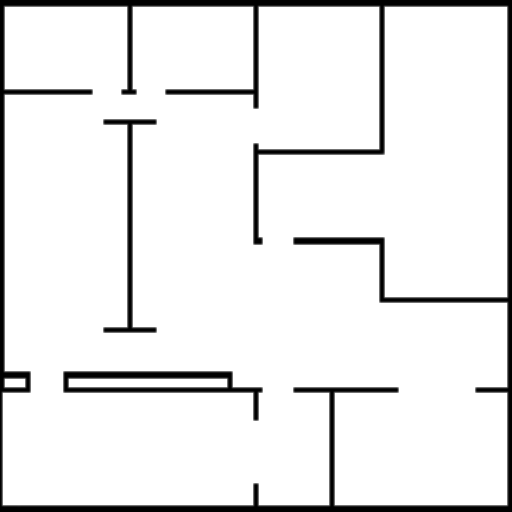
#> input picture images/tp2mapa.png, 512 x 512 px; its folder holds only this picture in this run
$ jupyter execute --allow-errors execucao_coppelia.ipynb
#> lines starting #> are read from the running program, lines starting #| are printed output that depends on the picture; after the words box and inside, x2 and y2 are one past the last pixel; in counts of white or black regions, pixels touching at a corner belong together
### src/Agente1.py
from __future__ import annotations

import math
import heapq
import os
from dataclasses import dataclass
from numbers import Real
from typing import Iterable, TypeAlias

import numpy as np


Cell: TypeAlias = tuple[int, int]
WorldPoint: TypeAlias = tuple[float, float]


class PlanejadorGlobal:
    """Constroi e mantem o grid de ocupacao estatico do ambiente.

    Args:
        img: Imagem ``H x W`` monocromatica ou ``H x W x 3/4`` RGB/RGBA. Valores
            escuros representam obstaculos; a entrada pode estar em ``[0, 1]``
            ou ``[0, 255]``.
        escala: Metros por pixel, como escalar ou tupla ``(sx, sy)``.
        origem: Coordenada mundial ``(x, y)`` do canto inferior esquerdo da
            imagem. A linha zero da imagem permanece no topo, como na Aula 13.
        tamanho_celula_m: Lado, em metros, de cada celula do grid.
        raio_robo_m: Raio de colisao usado na inflacao das paredes.
        margem_seguranca_m: Margem adicional de seguranca usada na inflacao.

    Attributes:
        ocupacao_estatica: Matriz booleana ``(linha, coluna)`` com paredes ja
            infladas. ``True`` significa que a celula nao pode ser percorrida.
        ocupacao: Copia que sera atualizada pelos bloqueios dinamicos. Nesta
            etapa ela ainda e identica a ``ocupacao_estatica``.
    """

    # [478 lines left out: functions __init__, _validar_positivo, _validar_nao_negativo, _normalizar_escala, _normalizar_origem, _binarizar_imagem and 13 more, not called in this run]

    def _g(self, celula: Cell) -> float:
        """Retorna ``g(celula)``; valores nao visitados representam infinito."""
        return self.g.get(celula, math.inf)

    def _rhs(self, celula: Cell) -> float:
        """Retorna ``rhs(celula)``; valores nao visitados representam infinito."""
        return self.rhs.get(celula, math.inf)

    # [205 lines left out: functions _quase_igual, _heuristica, _calcular_chave, _inserir_fila, _topo_valido, _remover_topo_valido and 7 more, not called in this run]


class HokuyoSensorSim:
    """Leitor do ``fastHokuyo`` modelado pelos dois vision sensors do template.

    Args:
        sim: Objeto da API remota do CoppeliaSim.
        base_name: Caminho absoluto do sensor, por exemplo
            ``"/PioneerP3DX[0]/fastHokuyo"``.
        is_range_data: Quando ``True`` (padrao), retorna ``N x 2`` com angulo
            em radianos e distancia em metros. Quando ``False``, retorna
            ``N x 3`` com pontos no referencial do Hokuyo.

    A classe nao descarta leituras por distancia nem associa pontos a robos.
    A interpretacao das leituras cabe a estrategia de navegacao do agente.
    """

    _vision_sensor_name_template = "{}/sensor{}"
    _angle_min = -120.0 * math.pi / 180.0
    _angle_increment = (240.0 / 684.0) * math.pi / 180.0

    # [35 lines left out: function __init__, not called in this run]

    def get_is_range_data(self) -> bool:
        """Informa se ``getSensorData`` devolvera pares angulo-distancia."""
        return self._is_range_data

    def set_is_range_data(self, is_range_data: bool) -> None:
        """Seleciona a saida de range ``N x 2`` ou de pontos ``N x 3``."""
        self._is_range_data = bool(is_range_data)

    # [62 lines left out: function getSensorData, not called in this run]


class Sensoriamento:
    """Le pose mundial e laser cru do robo sem tomar decisoes reativas."""

    def __init__(self) -> None:
        self._hokuyos: dict[tuple[int, str], HokuyoSensorSim] = {}
        self._robot_handles: dict[tuple[int, str], int] = {}

    # [32 lines left out: functions _caminho_robo, obter_pose, obter_laser, not called in this run]


class Controlador:
    """Converte vetor de velocidade no mundo em comando diferencial ``(v, w)``.

    O controlador aplica a transformacao de Desai et al. (1998). Ele nao sabe
    se o vetor recebido veio de um waypoint global, de campos potenciais ou da
    soma de ambos, portanto pode ser reutilizado por qualquer estrategia de
    navegacao que produza um vetor de velocidade no mundo.
    """

    # [73 lines left out: functions __init__, controlar, para_velocidades_roda, not called in this run]


class DetectorDeChegada:
    """Verifica chegada apenas pela distancia euclidiana no plano mundial."""

    # [19 lines left out: function chegou, not called in this run]


@dataclass
class TelemetriaDecisao:
    """Registra o estado instantaneo das decisoes do planejador e camada reativa."""

    pose: tuple[float, float, float]
    caminho: list[WorldPoint]
    goal: WorldPoint
    lookahead: WorldPoint | None
    laser_bruto: np.ndarray
    laser_dinamico: np.ndarray
    v_att: tuple[float, float]
    f_rep: tuple[float, float]
    f_tan: tuple[float, float]
    f_sym: tuple[float, float]
    v_tot: tuple[float, float]
    v_desejado: tuple[float, float] | None
    estado_recuperacao: int
    v_linear: float = 0.0
    w_angular: float = 0.0
    wl: float = 0.0
    wr: float = 0.0


class CamadaReativa:
    """Camada reativa dinamica para desvio de obstaculos e navegacao local.

    Combina lookahead no caminho global D* Lite com repulsao por campos
    potenciais a partir do laser Hokuyo, deteccao e persistencia de obstaculos
    dinamicos, histerese/expiracao de celulas bloqueadas, quebra de simetria
    a direita e deteccao/recuperacao de estagnacao (recuo e giro).
    """

    ESTADO_NORMAL = 0
    ESTADO_RECUO = 1
    ESTADO_GIRO = 2

    # [781 lines left out: functions __init__, resetar_recuperacao, resetar_obstaculos_dinamicos, selecionar_lookahead, calcular_atracao, calcular_repulsao and 7 more, not called in this run]


class VisualizadorNavegacao:
    """Janela grafica interativa para visualizacao em tempo real do planejamento e telemetria."""

    # [512 lines left out: functions __init__, atualizar, fechar, not called in this run]


__all__ = [
    "Agent",
    "CamadaReativa",
    "Cell",
    "Controlador",
    "DetectorDeChegada",
    "HokuyoSensorSim",
    "PlanejadorGlobal",
    "Sensoriamento",
    "TelemetriaDecisao",
    "VisualizadorNavegacao",
    "WorldPoint",
]


class Agent:
    """Executa a navegacao deliberativa e reativa de um PioneerP3DX.

    A classe mantem estado entre ciclos para planejar a rota D* Lite,
    desviar reativamente de obstaculos com base no sensor laser Hokuyo,
    detectar e contornar obstaculos dinamicos, converter o vetor de
    velocidade em comandos de roda e avancar para os proximos destinos.
    """

    MAPA_LARGURA_M = 30.0
    MAPA_ALTURA_M = 30.0
    MAPA_ORIGEM = (-15.0, -15.0)
    TAMANHO_CELULA_M = 0.10
    RAIO_ROBO_M = 0.26
    MARGEM_SEGURANCA_M = 0.15
    TOLERANCIA_GOAL_M = 0.10
    VELOCIDADE_DESEJADA_M_S = 0.50
    LOOKAHEAD_M = 0.60

    # [195 lines left out: functions __init__, habilitar_visualizacao, fechar_visualizacao, movement, _inicializar_planejador, _sincronizar_sequencia_goals and 1 more, not called in this run]

    def _parar_rodas(self, sim) -> None:
        """Envia velocidade zero aos dois motores do robo deste agente."""
        self._enviar_velocidades_roda(sim, 0.0, 0.0)

    # [16 lines left out: function _enviar_velocidades_roda, not called in this run]

### execucao_coppelia.ipynb
# Execução no CoppeliaSim: trajetória, goals e camada reativa

Este notebook executa o experimento de navegação autônoma do Pioneer P3-DX no CoppeliaSim, integrando o planejamento global deliberativo (**Pessoa A**) com o sistema reativo dinâmico (**Pessoa B**).

**O que é exibido:**

- goals sorteados, numerados no referencial do mapa;
- rota global estática planejada para cada goal (linha tracejada via D* Lite);
- trajetória realmente percorrida pelo Pioneer no CoppeliaSim (linha contínua);
- goals efetivamente alcançados;
- rota, goals e rastro desenhados no viewport do CoppeliaSim;
- diagnóstico e telemetria da camada reativa dinâmica (Pessoa B): lookahead, atração, repulsão por campos potenciais, quebra de simetria à direita, células dinâmicas e recuperação de estagnação;
- última cena percebida pelo laser Hokuyo e mapa global acumulado de leituras.

Antes de executar: abra `cenas/MapaTP2.ttt` no CoppeliaSim, habilite o add-on **ZMQ Remote API** e deixe a simulação parada. O ambiente do kernel precisa ter `numpy`, `Pillow`, `matplotlib` e `coppeliasim_zmqremoteapi_client`.

[cell 1]
from __future__ import annotations

import importlib
import math
import sys
from pathlib import Path

import matplotlib.pyplot as plt
import numpy as np
from IPython.display import Markdown, display
from PIL import Image


def encontrar_raiz(inicio: Path) -> Path:
    """Encontra a raiz do TP2 mesmo se o notebook for aberto de uma subpasta."""
    for candidato in (inicio.resolve(), *inicio.resolve().parents):
        if (candidato / 'src' / 'Agente1.py').is_file() and (candidato / 'images' / 'tp2mapa.png').is_file():
            return candidato
    raise FileNotFoundError('Não foi possível encontrar src/Agente1.py e images/tp2mapa.png.')


RAIZ = encontrar_raiz(Path.cwd())
SRC = RAIZ / 'src'
if str(SRC) not in sys.path:
    sys.path.insert(0, str(SRC))

# Recarrega os módulos locais ao reexecutar a célula no mesmo kernel do VS Code.
import Agente1 as agente_modulo
importlib.reload(agente_modulo)
from Agente1 import Agent, CamadaReativa, HokuyoSensorSim, PlanejadorGlobal, Sensoriamento


# [47 lines left out: function gerar_goals_aleatorios_validos, not called in this run]

print(f'Raiz do projeto: {RAIZ}')
print(f'Módulo do agente recarregado: {agente_modulo.__file__}')

## Parâmetros do experimento

A mesma `SEED` reproduz a sequência de goals, desde que a pose inicial e o mapa sejam os mesmos. `AMOSTRA_A_CADA_PASSOS = 1` guarda cada pose; aumente-o se a execução for muito longa e você quiser menos pontos na trajetória.

[cell 2]
SEED = 42
QUANTIDADE_GOALS = 5
SEPARACAO_MINIMA_M = 1.0
DURACAO_MAXIMA_S = 520.0
AMOSTRA_A_CADA_PASSOS = 1
PERIODO_LASER_S = 0.25
TOLERANCIA_RASTRO_M = 0.02
ALTURA_DESENHO_M = 0.04

if AMOSTRA_A_CADA_PASSOS < 1 or PERIODO_LASER_S <= 0:
    raise ValueError('A amostragem de poses e o periodo do laser devem ser positivos.')
if TOLERANCIA_RASTRO_M <= 0:
    raise ValueError('TOLERANCIA_RASTRO_M deve ser positiva.')

CAMINHO_MAPA = RAIZ / 'images' / 'tp2mapa.png'
imagem = np.asarray(Image.open(CAMINHO_MAPA).convert('RGB'))
#> imagem is the input picture: shape (512, 512, 3); min 0, max 255, mean 234.2
agente = Agent(id_robo=1)
agente.habilitar_visualizacao(True)
#> (the call stopped at in __init__, `self.fig = self.plt.figure(figsize=tamanho_figura)`: IPython is not available in this run)
sensor = Sensoriamento()

escala = (
    agente.MAPA_LARGURA_M / imagem.shape[1],
    agente.MAPA_ALTURA_M / imagem.shape[0],
)
#> escala = (0.0586, 0.0586)
planejador_visual = PlanejadorGlobal(
    imagem,
    escala=escala,
    origem=agente.MAPA_ORIGEM,
    tamanho_celula_m=agente.TAMANHO_CELULA_M,
    raio_robo_m=agente.RAIO_ROBO_M,
    margem_seguranca_m=agente.MARGEM_SEGURANCA_M,
)
#> in _binarizar_imagem, `return luminancia < 0.5`:
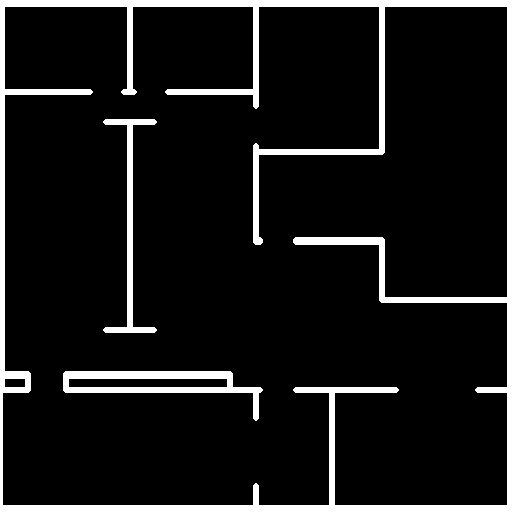
#> returned value: shape (512, 512) bool; 9.5% white; 3 white regions, box (x1, y1, x2, y2) and area: (0, 0, 512, 512) 20202, (63, 371, 263, 421) 2803, (103, 119, 157, 333) 1836
#> after the loop in _agrupar_pixels_em_grid, `for linha in range(self.rows):`:
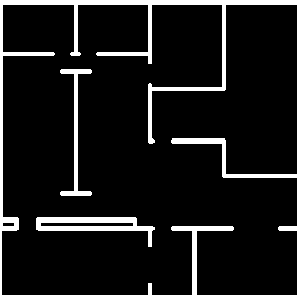
#> grade: shape (300, 300) bool; 11.3% white; 3 white regions, box (x1, y1, x2, y2) and area: (0, 0, 300, 300) 8133, (36, 217, 155, 247) 1284, (60, 69, 92, 196) 780
#> after the loop in _inflar_obstaculos, `for delta_linha in range(-alcance, alcance + 1):`:
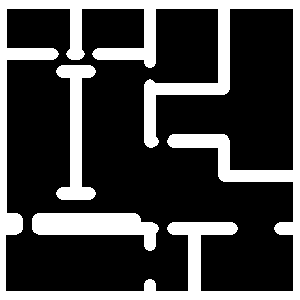
#> inflada: shape (300, 300) bool; 26.3% white; 3 white regions, box (x1, y1, x2, y2) and area: (0, 0, 300, 300) 18681, (32, 213, 159, 251) 2746, (56, 65, 96, 200) 2252
#> call 2 of _inflar_obstaculos, with raio_m = 0.145
#> after the loop in _inflar_obstaculos (call 2), `for delta_linha in range(-alcance, alcance + 1):`:
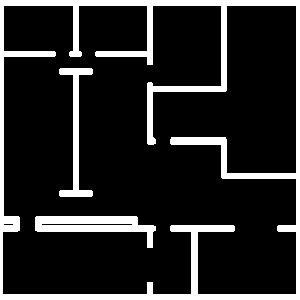
#> inflada: shape (300, 300) bool; 15.3% white; 3 white regions, box (x1, y1, x2, y2) and area: (0, 0, 300, 300) 10877, (35, 216, 156, 248) 1772, (59, 68, 93, 197) 1158

EXTENT = (
    agente.MAPA_ORIGEM[0],
    agente.MAPA_ORIGEM[0] + agente.MAPA_LARGURA_M,
    agente.MAPA_ORIGEM[1],
    agente.MAPA_ORIGEM[1] + agente.MAPA_ALTURA_M,
)
print(f'Mapa: {imagem.shape[1]} x {imagem.shape[0]} px; mundo: {EXTENT} m')
#| Mapa: 512 x 512 px; mundo: (-15.0, 15.0, -15.0, 15.0) m
print(f'Camada reativa: lookahead={agente._camada_reativa.distancia_lookahead_m} m; raio_infl={agente._camada_reativa.raio_influencia_laser_m} m; saturação={agente._camada_reativa.distancia_saturacao_m} m; quebra_simetria={agente._camada_reativa.ganho_simetria}')

## Função de visualização

A imagem é invertida verticalmente apenas na hora de desenhar. Isso faz o eixo `y` da figura crescer para cima, exatamente como o eixo mundial do CoppeliaSim; os dados do planejador não são alterados.

[cell 3]
# [39 lines left out: function plotar_execucao, not called in this run]

[cell 4]
# [19 lines left out: functions matriz_coppelia_para_homogenea, transformar_pontos_laser_para_mundo, not called in this run]

## Conectar, sortear goals e desenhar a rota na cena

Esta célula ainda não inicia a simulação. Ela lê a pose atual do robô, escolhe goals livres e alcançáveis, mostra o plano no notebook e desenha goals e rotas no viewport do CoppeliaSim. Os desenhos persistem quando a simulação é pausada; reexecutar esta célula remove os desenhos anteriores.

[cell 5]
from coppeliasim_zmqremoteapi_client import RemoteAPIClient

#> (the rest of this cell did not finish here and is left out)

## Executar e registrar a trajetória

A célula é equivalente ao laço do script original, com uma diferença: antes de cada passo ela armazena a pose `(x, y, θ)` do robô. O bloco `finally` para a simulação mesmo em caso de erro. Execute esta célula uma vez por experimento.

#> (a cell that did not finish here is left out)

## Resultado visual e leitura

Azul é o caminho medido no simulador; laranja tracejado é o plano global sobre o mapa estático. Goals verdes foram alcançados e vermelhos ficaram pendentes. Uma diferença entre azul e laranja não prova falha por si só: ela pode resultar da discretização do grid, do controle cinemático ou de obstáculos dinâmicos, que não entram nesse plano estático.

#> (a cell that did not finish here is left out)

## Diagnóstico da Camada Reativa Dinâmica (Pessoa B)

Esta seção inspeciona o comportamento da camada reativa:

1. **Decomposição Vetorial Local:** projeta a varredura do laser Hokuyo no referencial do robô ($ à frente, $ à esquerda), ilustrando os limites de saturação e influência de repulsão, o cone frontal de quebra de simetria e os vetores de atração $\vec{v}_{att}$ (lookahead), repulsão $\vec{F}_{rep}$, quebra de simetria $\vec{F}_{sym}$ e a resultante $\vec{v}_{desejado}$ enviada ao controlador diferencial de Desai et al.
2. **Telemetria de Obstáculos Dinâmicos:** exibe o número de células dinâmicas temporariamente bloqueadas no grid D* Lite por persistência ao longo da missão.

[cell 8]
# [84 lines left out: function plotar_diagnostico_camada_reativa, not called in this run]


caminho_final = agente._planejador.caminho_completo(trajetoria[-1]) if agente._planejador is not None else []
#> (the rest of this cell did not finish here and is left out)

## Mapa global percebido pelo Hokuyo

Cada varredura é lida no referencial local do laser e transformada pela cadeia
`^W p = ^W T_R · ^R T_L · ^L p`, como na Questão 5 do TP1. O gráfico acumula
os retornos válidos no mundo e os compara à trajetória realmente percorrida e
aos goals. Ele representa apenas o que foi detectado pelo Hokuyo; não é a
ocupação estática completa usada pelo planejador.

[cell 9]
# [35 lines left out: function plotar_mapa_global_percebido, not called in this run]


#> (the rest of this cell did not finish here and is left out)

[cell 10]
# Limpeza final: interrompe a simulacao e remove apenas os desenhos deste notebook.
simulacao_parada = False
if 'sim' in globals():
    try:
        sim.stopSimulation()
        simulacao_parada = True
    except Exception:
        pass  # A simulacao ja pode estar parada ou a conexao pode ter sido fechada.

desenhos_removidos = 0
for handle in globals().get('DESENHOS_CENA', []):
    try:
        sim.removeDrawingObject(handle)
        desenhos_removidos += 1
    except Exception:
        pass
DESENHOS_CENA = []

if 'cliente' in globals():
    try:
        cliente.setStepping(False)
    except Exception:
        pass

estado = 'solicitada a parada da simulacao' if simulacao_parada else 'simulacao ja parada ou indisponivel'
print(f'Limpeza concluida: {estado}; {desenhos_removidos} desenho(s) do notebook removido(s).')
